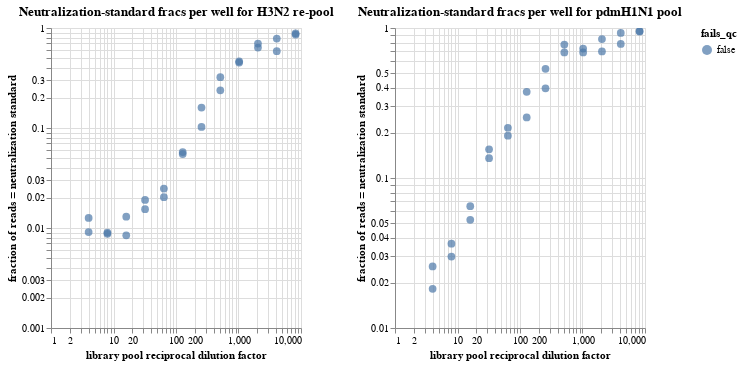

This figure's notebook cell:
### Code cell
# Scatterplot of the same data as above, plotted by dilution factor
scatter_h3n2 = alt.Chart(neut_standard_fracs.query('virus_library == "h3n2"')
                        ).mark_circle(size=60).encode(
    alt.X('dilution_factor:Q', 
          scale=alt.Scale(type='log'),
          title='library pool reciprocal dilution factor'),
    alt.Y('neut_standard_frac:Q', 
          scale=alt.Scale(type='log'),
          title='fraction of reads = neutralization standard'),
    color='fails_qc',
    tooltip=['well', 'dilution_factor', 'neut_standard_frac', 'total_count']
).properties(
        height=alt.Step(10),
        width=250,
        title=f"Neutralization-standard fracs per well for H3N2 re-pool",
    ).interactive()

scatter_h1n1 = alt.Chart(neut_standard_fracs.query('virus_library == "h1n1"')
                        ).mark_circle(size=60).encode(
    alt.X('dilution_factor:Q', 
          scale=alt.Scale(type='log'),
          title='library pool reciprocal dilution factor'),
    alt.Y('neut_standard_frac:Q', 
          scale=alt.Scale(type='log'),
          title='fraction of reads = neutralization standard'),
    color='fails_qc',
    tooltip=['well', 'dilution_factor', 'neut_standard_frac', 'total_count']
).properties(
        height=alt.Step(10),
        width=250,
        title=f"Neutralization-standard fracs per well for pdmH1N1 pool",
    ).interactive()

scatter_h3n2 | scatter_h1n1

### Figure 1 — Vega-Lite specification as saved in the notebook (floating-point values rounded to 4 significant figures)
{"config": {"view": {"continuousWidth": 300, "continuousHeight": 300}}, "hconcat": [{"data": {"name": "data-57d825b94abe1211ce09104daef8ed89"}, "mark": {"type": "circle", "size": 60}, "encoding": {"color": {"field": "fails_qc", "type": "nominal"}, "tooltip": [{"field": "well", "type": "nominal"}, {"field": "dilution_factor", "type": "quantitative"}, {"field": "neut_standard_frac", "type": "quantitative"}, {"field": "total_count", "type": "quantitative"}], "x": {"field": "dilution_factor", "scale": {"type": "log"}, "title": "library pool reciprocal dilution factor", "type": "quantitative"}, "y": {"field": "neut_standard_frac", "scale": {"type": "log"}, "title": "fraction of reads = neutralization standard", "type": "quantitative"}}, "height": {"step": 10}, "name": "view_3", "title": "Neutralization-standard fracs per well for H3N2 re-pool", "width": 250}, {"data": {"name": "data-c20a2445254ec8baef5cfa4dd209ac15"}, "mark": {"type": "circle", "size": 60}, "encoding": {"color": {"field": "fails_qc", "type": "nominal"}, "tooltip": [{"field": "well", "type": "nominal"}, {"field": "dilution_factor", "type": "quantitative"}, {"field": "neut_standard_frac", "type": "quantitative"}, {"field": "total_count", "type": "quantitative"}], "x": {"field": "dilution_factor", "scale": {"type": "log"}, "title": "library pool reciprocal dilution factor", "type": "quantitative"}, "y": {"field": "neut_standard_frac", "scale": {"type": "log"}, "title": "fraction of reads = neutralization standard", "type": "quantitative"}}, "height": {"step": 10}, "name": "view_4", "title": "Neutralization-standard fracs per well for pdmH1N1 pool", "width": 250}], "params": [{"name": "param_3", "select": {"type": "interval", "encodings": ["x", "y"]}, "bind": "scales", "views": ["view_3"]}, {"name": "param_4", "select": {"type": "interval", "encodings": ["x", "y"]}, "bind": "scales", "views": ["view_4"]}], "$schema": "https://vega.github.io/schema/vega-lite/v5.16.3.json", "datasets": {"data-57d825b94abe1211ce09104daef8ed89": [{"virus_library": "h3n2", "well": "A1", "sample_well": "A1-2023rePoolcol1_h3n2-1-1 (A1)", "dilution_factor": 4, "total_count": 2306323, "neut_standard_count": 20997, "neut_standard_frac": 0.009104, "fails_qc": false}, {"virus_library": "h3n2", "well": "A2", "sample_well": "A2-2023rePoolcol9_h3n2-256-1 (A2)", "dilution_factor": 1024, "total_count": 2595918, "neut_standard_count": 1170456, "neut_standard_frac": 0.4509, "fails_qc": false}, {"virus_library": "h3n2", "well": "A3", "sample_well": "A3-2023rePoolcol5_h3n2-16-2 (A3)", "dilution_factor": 64, "total_count": 2403547, "neut_standard_count": 48798, "neut_standard_frac": 0.0203, "fails_qc": false}, {"virus_library": "h3n2", "well": "B1", "sample_well": "B1-2023rePoolcol2_h3n2-2-1 (B1)", "dilution_factor": 8, "total_count": 1614321, "neut_standard_count": 14124, "neut_standard_frac": 0.008749, "fails_qc": false}, {"virus_library": "h3n2", "well": "B2", "sample_well": "B2-2023rePoolcol10_h3n2-512-1 (B2)", "dilution_factor": 2048, "total_count": 1750523, "neut_standard_count": 1116769, "neut_standard_frac": 0.638, "fails_qc": false}, {"virus_library": "h3n2", "well": "B3", "sample_well": "B3-2023rePoolcol6_h3n2-32-2 (B3)", "dilution_factor": 128, "total_count": 3262270, "neut_standard_count": 187431, "neut_standard_frac": 0.05745, "fails_qc": false}, {"virus_library": "h3n2", "well": "C1", "sample_well": "C1-2023rePoolcol3_h3n2-4-1 (C1)", "dilution_factor": 16, "total_count": 2454705, "neut_standard_count": 20766, "neut_standard_frac": 0.00846, "fails_qc": false}, {"virus_library": "h3n2", "well": "C2", "sample_well": "C2-2023rePoolcol11_h3n2-1024-1 (C2)", "dilution_factor": 4096, "total_count": 2306414, "neut_standard_count": 1352892, "neut_standard_frac": 0.5866, "fails_qc": false}, {"virus_library": "h3n2", "well": "C3", "sample_well": "C3-2023rePoolcol7_h3n2-64-2 (C3)", "dilution_factor": 256, "total_count": 2805774, "neut_standard_count": 449628, "neut_standard_frac": 0.1603, "fails_qc": false}, {"virus_library": "h3n2", "well": "D1", "sample_well": "D1-2023rePoolcol4_h3n2-8-1 (D1)", "dilution_factor": 32, "total_count": 1959136, "neut_standard_count": 30191, "neut_standard_frac": 0.01541, "fails_qc": false}, {"virus_library": "h3n2", "well": "D2", "sample_well": "D2-2023rePoolcol12_h3n2-2048-1 (D2)", "dilution_factor": 8192, "total_count": 2220570, "neut_standard_count": 1907910, "neut_standard_frac": 0.8592, "fails_qc": false}, {"virus_library": "h3n2", "well": "D3", "sample_well": "D3-2023rePoolcol8_h3n2-128-2 (D3)", "dilution_factor": 512, "total_count": 3706991, "neut_standard_count": 1195272, "neut_standard_frac": 0.3224, "fails_qc": false}, {"virus_library": "h3n2", "well": "E1", "sample_well": "E1-2023rePoolcol5_h3n2-16-1 (E1)", "dilution_factor": 64, "total_count": 2599209, "neut_standard_count": 64370, "neut_standard_frac": 0.02477, "fails_qc": false}, {"virus_library": "h3n2", "well": "E2", "sample_well": "E2-2023rePoolcol1_h3n2-1-2 (E2)", "dilution_factor": 4, "total_count": 2854824, "neut_standard_count": 36000, "neut_standard_frac": 0.01261, "fails_qc": false}, {"virus_library": "h3n2", "well": "E3", "sample_well": "E3-2023rePoolcol9_h3n2-256-2 (E3)", "dilution_factor": 1024, "total_count": 7930073, "neut_standard_count": 3678943, "neut_standard_frac": 0.4639, "fails_qc": false}, {"virus_library": "h3n2", "well": "F1", "sample_well": "F1-2023rePoolcol6_h3n2-32-1 (F1)", "dilution_factor": 128, "total_count": 2118544, "neut_standard_count": 116336, "neut_standard_frac": 0.05491, "fails_qc": false}, {"virus_library": "h3n2", "well": "F2", "sample_well": "F2-2023rePoolcol2_h3n2-2-2 (F2)", "dilution_factor": 8, "total_count": 2295919, "neut_standard_count": 20666, "neut_standard_frac": 0.009001, "fails_qc": false}, {"virus_library": "h3n2", "well": "F3", "sample_well": "F3-2023rePoolcol10_h3n2-512-2 (F3)", "dilution_factor": 2048, "total_count": 5751633, "neut_standard_count": 4022108, "neut_standard_frac": 0.6993, "fails_qc": false}, {"virus_library": "h3n2", "well": "G1", "sample_well": "G1-2023rePoolcol7_h3n2-64-1 (G1)", "dilution_factor": 256, "total_count": 2125399, "neut_standard_count": 217647, "neut_standard_frac": 0.1024, "fails_qc": false}, {"virus_library": "h3n2", "well": "G2", "sample_well": "G2-2023rePoolcol3_h3n2-4-2 (G2)", "dilution_factor": 16, "total_count": 2201277, "neut_standard_count": 28536, "neut_standard_frac": 0.01296, "fails_qc": false}, {"virus_library": "h3n2", "well": "G3", "sample_well": "G3-2023rePoolcol11_h3n2-1024-2 (G3)", "dilution_factor": 4096, "total_count": 5842007, "neut_standard_count": 4587098, "neut_standard_frac": 0.7852, "fails_qc": false}, {"virus_library": "h3n2", "well": "H1", "sample_well": "H1-2023rePoolcol8_h3n2-128-1 (H1)", "dilution_factor": 512, "total_count": 1955982, "neut_standard_count": 466185, "neut_standard_frac": 0.2383, "fails_qc": false}, {"virus_library": "h3n2", "well": "H2", "sample_well": "H2-2023rePoolcol4_h3n2-8-2 (H2)", "dilution_factor": 32, "total_count": 2204390, "neut_standard_count": 42074, "neut_standard_frac": 0.01909, "fails_qc": false}, {"virus_library": "h3n2", "well": "H3", "sample_well": "H3-2023rePoolcol12_h3n2-2048-2 (H3)", "dilution_factor": 8192, "total_count": 2884432, "neut_standard_count": 2551325, "neut_standard_frac": 0.8845, "fails_qc": false}], "data-c20a2445254ec8baef5cfa4dd209ac15": [{"virus_library": "h1n1", "well": "A4", "sample_well": "A4-2022poolcol1_h1n1-1-1 (A4)", "dilution_factor": 4, "total_count": 1872390, "neut_standard_count": 34181, "neut_standard_frac": 0.01826, "fails_qc": false}, {"virus_library": "h1n1", "well": "A5", "sample_well": "A5-2022poolcol9_h1n1-256-1 (A5)", "dilution_factor": 1024, "total_count": 6355996, "neut_standard_count": 4635203, "neut_standard_frac": 0.7293, "fails_qc": false}, {"virus_library": "h1n1", "well": "A6", "sample_well": "A6-2022poolcol5_h1n1-16-2 (A6)", "dilution_factor": 64, "total_count": 1965731, "neut_standard_count": 376071, "neut_standard_frac": 0.1913, "fails_qc": false}, {"virus_library": "h1n1", "well": "B4", "sample_well": "B4-2022poolcol2_h1n1-2-1 (B4)", "dilution_factor": 8, "total_count": 1550463, "neut_standard_count": 46456, "neut_standard_frac": 0.02996, "fails_qc": false}, {"virus_library": "h1n1", "well": "B5", "sample_well": "B5-2022poolcol10_h1n1-512-1 (B5)", "dilution_factor": 2048, "total_count": 2098041, "neut_standard_count": 1770606, "neut_standard_frac": 0.8439, "fails_qc": false}, {"virus_library": "h1n1", "well": "B6", "sample_well": "B6-2022poolcol6_h1n1-32-2 (B6)", "dilution_factor": 128, "total_count": 7409987, "neut_standard_count": 1876064, "neut_standard_frac": 0.2532, "fails_qc": false}, {"virus_library": "h1n1", "well": "C4", "sample_well": "C4-2022poolcol3_h1n1-4-1 (C4)", "dilution_factor": 16, "total_count": 2017637, "neut_standard_count": 106277, "neut_standard_frac": 0.05267, "fails_qc": false}, {"virus_library": "h1n1", "well": "C5", "sample_well": "C5-2022poolcol11_h1n1-1024-1 (C5)", "dilution_factor": 4096, "total_count": 3145002, "neut_standard_count": 2913834, "neut_standard_frac": 0.9265, "fails_qc": false}, {"virus_library": "h1n1", "well": "C6", "sample_well": "C6-2022poolcol7_h1n1-64-2 (C6)", "dilution_factor": 256, "total_count": 1974870, "neut_standard_count": 782456, "neut_standard_frac": 0.3962, "fails_qc": false}, {"virus_library": "h1n1", "well": "D4", "sample_well": "D4-2022poolcol4_h1n1-8-1 (D4)", "dilution_factor": 32, "total_count": 1405522, "neut_standard_count": 218130, "neut_standard_frac": 0.1552, "fails_qc": false}, {"virus_library": "h1n1", "well": "D5", "sample_well": "D5-2022poolcol12_h1n1-2048-1 (D5)", "dilution_factor": 8192, "total_count": 2157693, "neut_standard_count": 2060064, "neut_standard_frac": 0.9548, "fails_qc": false}, {"virus_library": "h1n1", "well": "D6", "sample_well": "D6-2022poolcol8_h1n1-128-2 (D6)", "dilution_factor": 512, "total_count": 1674219, "neut_standard_count": 1149712, "neut_standard_frac": 0.6867, "fails_qc": false}, {"virus_library": "h1n1", "well": "E4", "sample_well": "E4-2022poolcol5_h1n1-16-1 (E4)", "dilution_factor": 64, "total_count": 2113280, "neut_standard_count": 457034, "neut_standard_frac": 0.2163, "fails_qc": false}, {"virus_library": "h1n1", "well": "E5", "sample_well": "E5-2022poolcol1_h1n1-1-2 (E5)", "dilution_factor": 4, "total_count": 7439565, "neut_standard_count": 191360, "neut_standard_frac": 0.02572, "fails_qc": false}, {"virus_library": "h1n1", "well": "E6", "sample_well": "E6-2022poolcol9_h1n1-256-2 (E6)", "dilution_factor": 1024, "total_count": 1293255, "neut_standard_count": 888453, "neut_standard_frac": 0.687, "fails_qc": false}, {"virus_library": "h1n1", "well": "F4", "sample_well": "F4-2022poolcol6_h1n1-32-1 (F4)", "dilution_factor": 128, "total_count": 3230468, "neut_standard_count": 1213481, "neut_standard_frac": 0.3756, "fails_qc": false}, {"virus_library": "h1n1", "well": "F5", "sample_well": "F5-2022poolcol2_h1n1-2-2 (F5)", "dilution_factor": 8, "total_count": 3160342, "neut_standard_count": 115405, "neut_standard_frac": 0.03652, "fails_qc": false}, {"virus_library": "h1n1", "well": "F6", "sample_well": "F6-2022poolcol10_h1n1-512-2 (F6)", "dilution_factor": 2048, "total_count": 1415022, "neut_standard_count": 987256, "neut_standard_frac": 0.6977, "fails_qc": false}, {"virus_library": "h1n1", "well": "G4", "sample_well": "G4-2022poolcol7_h1n1-64-1 (G4)", "dilution_factor": 256, "total_count": 2178412, "neut_standard_count": 1163260, "neut_standard_frac": 0.534, "fails_qc": false}, {"virus_library": "h1n1", "well": "G5", "sample_well": "G5-2022poolcol3_h1n1-4-2 (G5)", "dilution_factor": 16, "total_count": 1905090, "neut_standard_count": 123614, "neut_standard_frac": 0.06489, "fails_qc": false}, {"virus_library": "h1n1", "well": "G6", "sample_well": "G6-2022poolcol11_h1n1-1024-2 (G6)", "dilution_factor": 4096, "total_count": 1349582, "neut_standard_count": 1057652, "neut_standard_frac": 0.7837, "fails_qc": false}, {"virus_library": "h1n1", "well": "H4", "sample_well": "H4-2022poolcol8_h1n1-128-1 (H4)", "dilution_factor": 512, "total_count": 1687318, "neut_standard_count": 1307987, "neut_standard_frac": 0.7752, "fails_qc": false}, {"virus_library": "h1n1", "well": "H5", "sample_well": "H5-2022poolcol4_h1n1-8-2 (H5)", "dilution_factor": 32, "total_count": 1453443, "neut_standard_count": 196952, "neut_standard_frac": 0.1355, "fails_qc": false}, {"virus_library": "h1n1", "well": "H6", "sample_well": "H6-2022poolcol12_h1n1-2048-2 (H6)", "dilution_factor": 8192, "total_count": 1449212, "neut_standard_count": 1371688, "neut_standard_frac": 0.9465, "fails_qc": false}]}}
